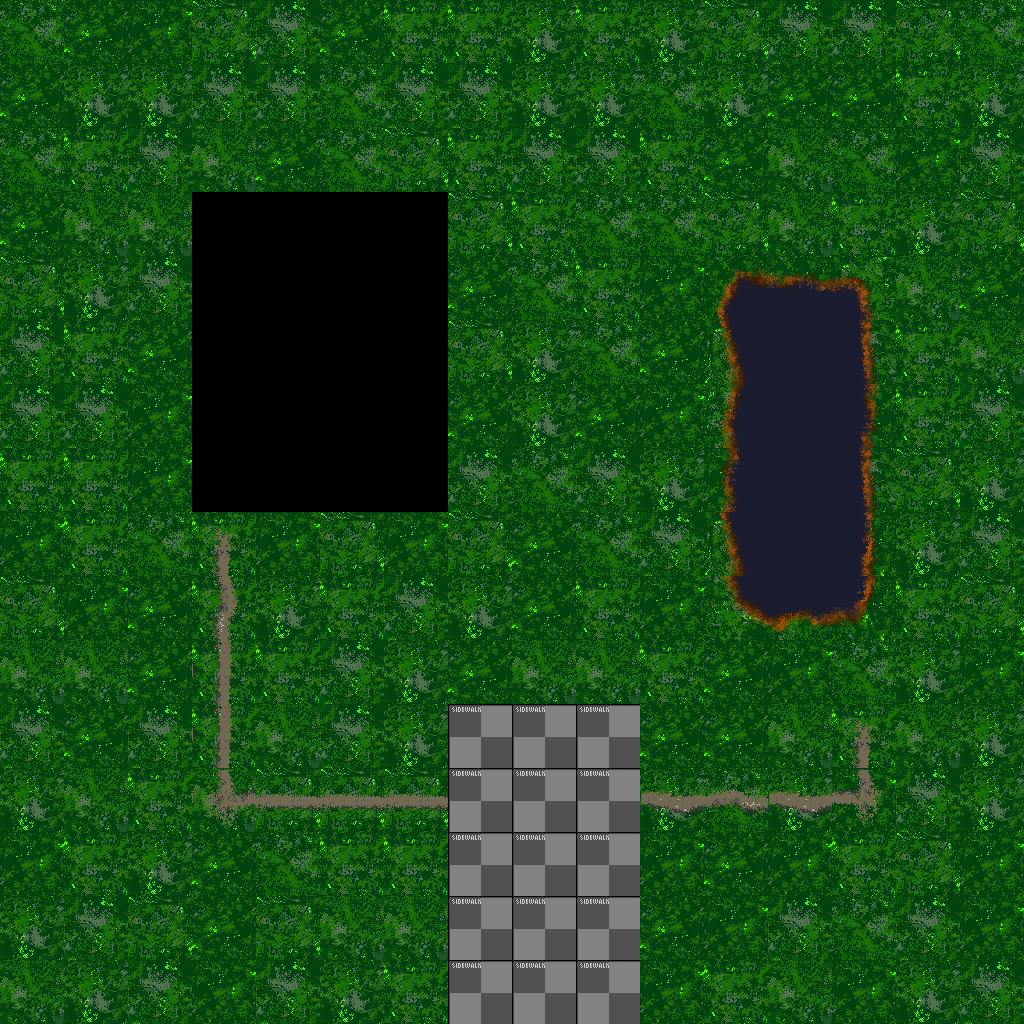

A 2D game scene composited from a Tiled map and its tileset images. What follows is a short description and the map's XML, with every tile layer's data as written:
An orthogonal 16x16 tile map with 64x64 px tiles, 1 tile layer (Tile Layer 1), 3 tilesets.

<map version="1.0" tiledversion="1.1.2" orientation="orthogonal" renderorder="right-down" width="16" height="16" tilewidth="64" tileheight="64" infinite="0" nextobjectid="1">
 <tileset firstgid="1" source="WorldTiles.tsx" />
 <tileset firstgid="73" source="Road.tsx" />
 <tileset firstgid="137" source="Park.tsx" />
 <layer name="Tile Layer 1" width="16" height="16">
  <data encoding="csv">
138,140,145,139,148,140,146,146,137,146,137,139,148,148,139,138,
140,137,137,148,148,138,148,148,137,137,138,137,140,140,146,137,
138,146,148,147,140,138,139,146,148,148,146,140,147,138,145,148,
140,147,147,1,1,1,1,139,146,138,138,139,147,146,137,139,
139,137,148,1,1,1,1,140,138,146,145,149,150,151,147,140,
148,146,140,1,1,1,1,139,137,138,140,157,158,167,146,147,
148,148,145,1,1,1,1,140,137,140,145,165,158,164,146,148,
146,146,145,1,1,1,1,148,138,148,137,185,166,167,139,137,
145,146,138,190,145,139,145,139,140,138,148,157,158,159,137,148,
139,145,140,192,137,146,148,137,140,146,145,173,174,175,146,139,
147,147,140,200,146,148,137,140,147,147,146,140,145,138,137,145,
148,140,148,200,147,148,137,2,2,2,140,140,147,190,147,137,
137,147,146,143,183,183,183,2,2,2,181,182,181,141,148,137,
145,146,137,140,138,146,146,2,2,2,145,140,145,146,139,145,
137,148,139,140,139,147,147,2,2,2,140,145,148,138,148,145,
147,137,148,145,148,137,146,2,2,2,145,146,147,145,137,148
</data>
 </layer>
</map>
